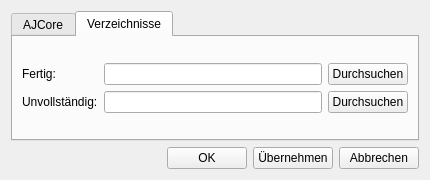
<?xml version="1.0" encoding="UTF-8"?>
<ui version="4.0">
 <class>Settings_Widget</class>
 <widget class="QWidget" name="Settings_Widget">
  <property name="geometry">
   <rect>
    <x>0</x>
    <y>0</y>
    <width>430</width>
    <height>180</height>
   </rect>
  </property>
  <property name="windowTitle">
   <string>Form</string>
  </property>
  <layout class="QGridLayout" name="gridLayout_3">
   <item row="0" column="0">
    <layout class="QVBoxLayout" name="verticalLayout">
     <item>
      <widget class="QTabWidget" name="tabWidget">
       <property name="currentIndex">
        <number>1</number>
       </property>
       <widget class="QWidget" name="core_tab">
        <attribute name="title">
         <string>AJCore</string>
        </attribute>
        <layout class="QGridLayout" name="gridLayout_4">
         <item row="0" column="0">
          <layout class="QGridLayout" name="gridLayout">
           <item row="0" column="0">
            <layout class="QFormLayout" name="formLayout">
             <item row="0" column="0">
              <widget class="QLabel" name="host_lbl">
               <property name="text">
                <string>Host:</string>
               </property>
               <property name="buddy">
                <cstring>host_le</cstring>
               </property>
              </widget>
             </item>
             <item row="0" column="1">
              <widget class="QLineEdit" name="host_le">
               <property name="toolTip">
                <string>Tra&lt;ge hier den Host deines AJ-Cores ein.</string>
               </property>
               <property name="placeholderText">
                <string>z.B. &quot;http://localhost&quot;; &quot;http://192.168.0.x&quot;; &quot;http://domain.xy&quot;</string>
               </property>
              </widget>
             </item>
             <item row="1" column="0">
              <widget class="QLabel" name="port_lbl">
               <property name="text">
                <string>Port:</string>
               </property>
               <property name="buddy">
                <cstring>port_le</cstring>
               </property>
              </widget>
             </item>
             <item row="1" column="1">
              <widget class="QLineEdit" name="port_le">
               <property name="toolTip">
                <string>Gib hier bitte den Port für die XML Kommunikation ein. Standartport ist 9851.</string>
               </property>
               <property name="placeholderText">
                <string>Standard: 9851</string>
               </property>
              </widget>
             </item>
             <item row="2" column="0">
              <widget class="QLabel" name="password_lbl">
               <property name="text">
                <string>Passwort:</string>
               </property>
               <property name="buddy">
                <cstring>password_le</cstring>
               </property>
              </widget>
             </item>
             <item row="2" column="1">
              <widget class="QLineEdit" name="password_le">
               <property name="frame">
                <bool>true</bool>
               </property>
               <property name="echoMode">
                <enum>QLineEdit::Password</enum>
               </property>
               <property name="placeholderText">
                <string/>
               </property>
              </widget>
             </item>
            </layout>
           </item>
          </layout>
         </item>
        </layout>
       </widget>
       <widget class="QWidget" name="tab_2">
        <attribute name="title">
         <string>Verzeichnisse</string>
        </attribute>
        <layout class="QGridLayout" name="gridLayout_5">
         <item row="0" column="0">
          <layout class="QGridLayout" name="gridLayout_2">
           <item row="0" column="2">
            <widget class="QPushButton" name="complete_browse_btn">
             <property name="text">
              <string>Durchsuchen</string>
             </property>
            </widget>
           </item>
           <item row="0" column="0">
            <widget class="QLabel" name="completeDir_lbl">
             <property name="text">
              <string>Fertig:</string>
             </property>
             <property name="buddy">
              <cstring>completeDir_le</cstring>
             </property>
            </widget>
           </item>
           <item row="0" column="1">
            <widget class="QLineEdit" name="completeDir_le"/>
           </item>
           <item row="1" column="0">
            <widget class="QLabel" name="incompleteDir_lbl">
             <property name="text">
              <string>Unvollständig:</string>
             </property>
             <property name="buddy">
              <cstring>incompleteDir_le</cstring>
             </property>
            </widget>
           </item>
           <item row="1" column="1">
            <widget class="QLineEdit" name="incompleteDir_le"/>
           </item>
           <item row="1" column="2">
            <widget class="QPushButton" name="incomplete_browse_btn">
             <property name="text">
              <string>Durchsuchen</string>
             </property>
            </widget>
           </item>
          </layout>
         </item>
        </layout>
       </widget>
      </widget>
     </item>
     <item>
      <layout class="QHBoxLayout" name="horizontalLayout">
       <item>
        <spacer name="horizontalSpacer">
         <property name="orientation">
          <enum>Qt::Horizontal</enum>
         </property>
         <property name="sizeHint" stdset="0">
          <size>
           <width>40</width>
           <height>20</height>
          </size>
         </property>
        </spacer>
       </item>
       <item>
        <widget class="QPushButton" name="ok_btn">
         <property name="text">
          <string>OK</string>
         </property>
        </widget>
       </item>
       <item>
        <widget class="QPushButton" name="apply_btn">
         <property name="text">
          <string>Übernehmen</string>
         </property>
        </widget>
       </item>
       <item>
        <widget class="QPushButton" name="cancel_btn">
         <property name="text">
          <string>Abbrechen</string>
         </property>
        </widget>
       </item>
      </layout>
     </item>
    </layout>
   </item>
  </layout>
 </widget>
 <tabstops>
  <tabstop>tabWidget</tabstop>
  <tabstop>host_le</tabstop>
  <tabstop>port_le</tabstop>
  <tabstop>password_le</tabstop>
  <tabstop>completeDir_le</tabstop>
  <tabstop>complete_browse_btn</tabstop>
  <tabstop>incompleteDir_le</tabstop>
  <tabstop>incomplete_browse_btn</tabstop>
  <tabstop>cancel_btn</tabstop>
  <tabstop>ok_btn</tabstop>
  <tabstop>apply_btn</tabstop>
 </tabstops>
 <resources/>
 <connections/>
</ui>
